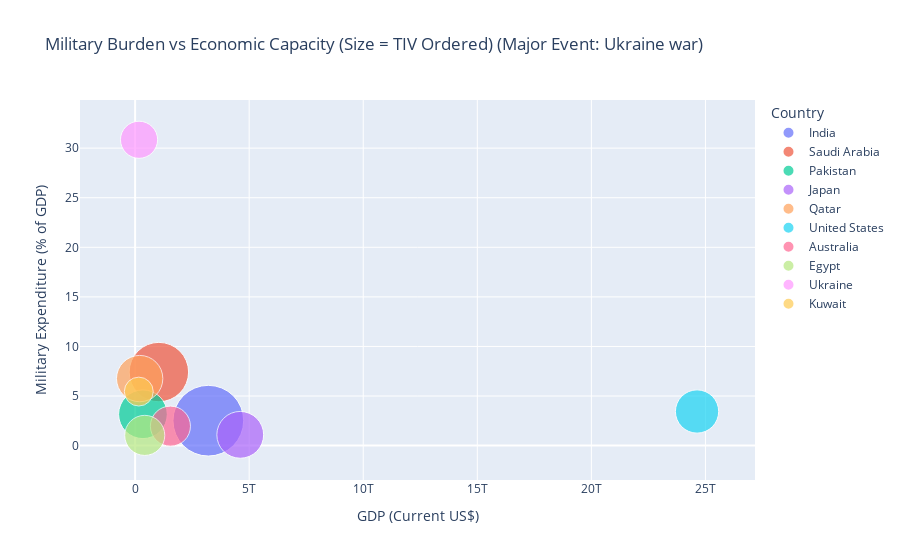

This figure's notebook cell:
### Code cell
# Military burden analysis
fig = px.scatter(country_tiv_totals.nlargest(10, 'tiv_total_order'),
                 x='gdp', y='mil_exp_pct',
                 size='tiv_total_order',
                 color='country',
                 hover_name='country',
                 hover_data=['population'],
                 title='Military Burden vs Economic Capacity (Size = TIV Ordered) (Major Event: Ukraine war)',
                 labels={'country': 'Country',
                         'gdp': 'GDP (Current US$)',
                         'mil_exp_pct': 'Military Expenditure (% of GDP)',
                         'tiv_total_order': 'TIV Ordered',
                         'population': 'Population'},
                 size_max=50)
fig.show()

### Figure 1 — Plotly figure (JSON) as saved in the notebook; plotly's stock layout.template omitted (floating-point values rounded to 4 significant figures)
{"data": [{"customdata": [[1420000000.0]], "hovertemplate": "<b>%{hovertext}</b><br><br>Country=India<br>GDP (Current US$)=%{x}<br>Military Expenditure (% of GDP)=%{y}<br>TIV Ordered=%{marker.size}<br>Population=%{customdata[0]}<extra></extra>", "hovertext": ["India"], "legendgroup": "India", "marker": {"color": "#636efa", "size": [27960.0], "sizemode": "area", "sizeref": 11.18, "symbol": "circle"}, "mode": "markers", "name": "India", "orientation": "v", "showlegend": true, "type": "scatter", "x": [3209000000000.0], "xaxis": "x", "y": [2.514], "yaxis": "y"}, {"customdata": [[32010000.0]], "hovertemplate": "<b>%{hovertext}</b><br><br>Country=Saudi Arabia<br>GDP (Current US$)=%{x}<br>Military Expenditure (% of GDP)=%{y}<br>TIV Ordered=%{marker.size}<br>Population=%{customdata[0]}<extra></extra>", "hovertext": ["Saudi Arabia"], "legendgroup": "Saudi Arabia", "marker": {"color": "#EF553B", "size": [19740.0], "sizemode": "area", "sizeref": 11.18, "symbol": "circle"}, "mode": "markers", "name": "Saudi Arabia", "orientation": "v", "showlegend": true, "type": "scatter", "x": [1042000000000.0], "xaxis": "x", "y": [7.417], "yaxis": "y"}, {"customdata": [[242300000.0]], "hovertemplate": "<b>%{hovertext}</b><br><br>Country=Pakistan<br>GDP (Current US$)=%{x}<br>Military Expenditure (% of GDP)=%{y}<br>TIV Ordered=%{marker.size}<br>Population=%{customdata[0]}<extra></extra>", "hovertext": ["Pakistan"], "legendgroup": "Pakistan", "marker": {"color": "#00cc96", "size": [13260.0], "sizemode": "area", "sizeref": 11.18, "symbol": "circle"}, "mode": "markers", "name": "Pakistan", "orientation": "v", "showlegend": true, "type": "scatter", "x": [343700000000.0], "xaxis": "x", "y": [3.162], "yaxis": "y"}, {"customdata": [[125400000.0]], "hovertemplate": "<b>%{hovertext}</b><br><br>Country=Japan<br>GDP (Current US$)=%{x}<br>Military Expenditure (% of GDP)=%{y}<br>TIV Ordered=%{marker.size}<br>Population=%{customdata[0]}<extra></extra>", "hovertext": ["Japan"], "legendgroup": "Japan", "marker": {"color": "#ab63fa", "size": [12260.0], "sizemode": "area", "sizeref": 11.18, "symbol": "circle"}, "mode": "markers", "name": "Japan", "orientation": "v", "showlegend": true, "type": "scatter", "x": [4609000000000.0], "xaxis": "x", "y": [1.088], "yaxis": "y"}, {"customdata": [[2650000.0]], "hovertemplate": "<b>%{hovertext}</b><br><br>Country=Qatar<br>GDP (Current US$)=%{x}<br>Military Expenditure (% of GDP)=%{y}<br>TIV Ordered=%{marker.size}<br>Population=%{customdata[0]}<extra></extra>", "hovertext": ["Qatar"], "legendgroup": "Qatar", "marker": {"color": "#FFA15A", "size": [12010.0], "sizemode": "area", "sizeref": 11.18, "symbol": "circle"}, "mode": "markers", "name": "Qatar", "orientation": "v", "showlegend": true, "type": "scatter", "x": [199400000000.0], "xaxis": "x", "y": [6.761], "yaxis": "y"}, {"customdata": [[333500000.0]], "hovertemplate": "<b>%{hovertext}</b><br><br>Country=United States<br>GDP (Current US$)=%{x}<br>Military Expenditure (% of GDP)=%{y}<br>TIV Ordered=%{marker.size}<br>Population=%{customdata[0]}<extra></extra>", "hovertext": ["United States"], "legendgroup": "United States", "marker": {"color": "#19d3f3", "size": [10470.0], "sizemode": "area", "sizeref": 11.18, "symbol": "circle"}, "mode": "markers", "name": "United States", "orientation": "v", "showlegend": true, "type": "scatter", "x": [24630000000000.0], "xaxis": "x", "y": [3.441], "yaxis": "y"}, {"customdata": [[25950000.0]], "hovertemplate": "<b>%{hovertext}</b><br><br>Country=Australia<br>GDP (Current US$)=%{x}<br>Military Expenditure (% of GDP)=%{y}<br>TIV Ordered=%{marker.size}<br>Population=%{customdata[0]}<extra></extra>", "hovertext": ["Australia"], "legendgroup": "Australia", "marker": {"color": "#FF6692", "size": [8994.0], "sizemode": "area", "sizeref": 11.18, "symbol": "circle"}, "mode": "markers", "name": "Australia", "orientation": "v", "showlegend": true, "type": "scatter", "x": [1548000000000.0], "xaxis": "x", "y": [1.963], "yaxis": "y"}, {"customdata": [[112100000.0]], "hovertemplate": "<b>%{hovertext}</b><br><br>Country=Egypt<br>GDP (Current US$)=%{x}<br>Military Expenditure (% of GDP)=%{y}<br>TIV Ordered=%{marker.size}<br>Population=%{customdata[0]}<extra></extra>", "hovertext": ["Egypt"], "legendgroup": "Egypt", "marker": {"color": "#B6E880", "size": [8989.0], "sizemode": "area", "sizeref": 11.18, "symbol": "circle"}, "mode": "markers", "name": "Egypt", "orientation": "v", "showlegend": true, "type": "scatter", "x": [422400000000.0], "xaxis": "x", "y": [1.033], "yaxis": "y"}, {"customdata": [[39430000.0]], "hovertemplate": "<b>%{hovertext}</b><br><br>Country=Ukraine<br>GDP (Current US$)=%{x}<br>Military Expenditure (% of GDP)=%{y}<br>TIV Ordered=%{marker.size}<br>Population=%{customdata[0]}<extra></extra>", "hovertext": ["Ukraine"], "legendgroup": "Ukraine", "marker": {"color": "#FF97FF", "size": [7715.0], "sizemode": "area", "sizeref": 11.18, "symbol": "circle"}, "mode": "markers", "name": "Ukraine", "orientation": "v", "showlegend": true, "type": "scatter", "x": [172500000000.0], "xaxis": "x", "y": [30.85], "yaxis": "y"}, {"customdata": [[4596000.0]], "hovertemplate": "<b>%{hovertext}</b><br><br>Country=Kuwait<br>GDP (Current US$)=%{x}<br>Military Expenditure (% of GDP)=%{y}<br>TIV Ordered=%{marker.size}<br>Population=%{customdata[0]}<extra></extra>", "hovertext": ["Kuwait"], "legendgroup": "Kuwait", "marker": {"color": "#FECB52", "size": [4672.0], "sizemode": "area", "sizeref": 11.18, "symbol": "circle"}, "mode": "markers", "name": "Kuwait", "orientation": "v", "showlegend": true, "type": "scatter", "x": [160600000000.0], "xaxis": "x", "y": [5.449], "yaxis": "y"}], "layout": {"legend": {"itemsizing": "constant", "title": {"text": "Country"}, "tracegroupgap": 0}, "title": {"text": "Military Burden vs Economic Capacity (Size = TIV Ordered) (Major Event: Ukraine war)"}, "xaxis": {"anchor": "y", "domain": [0, 1], "title": {"text": "GDP (Current US$)"}}, "yaxis": {"anchor": "x", "domain": [0, 1], "title": {"text": "Military Expenditure (% of GDP)"}}}}
